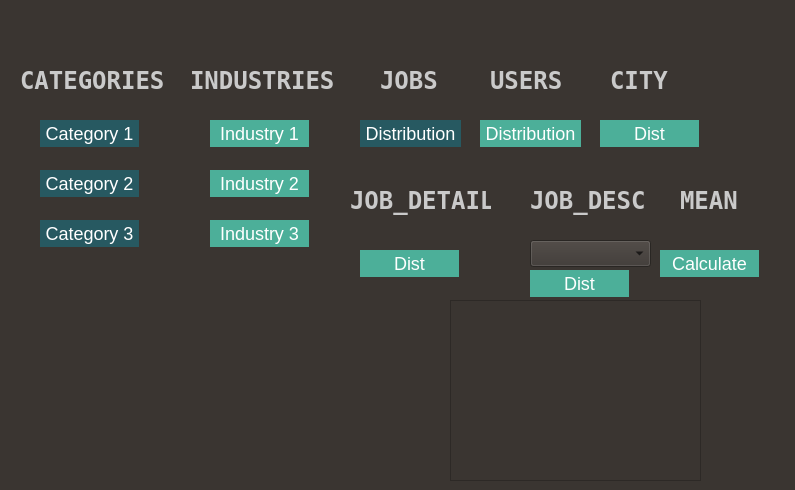
<?xml version="1.0" encoding="UTF-8"?>
<ui version="4.0">
 <class>Form</class>
 <widget class="QWidget" name="Form">
  <property name="geometry">
   <rect>
    <x>0</x>
    <y>0</y>
    <width>795</width>
    <height>490</height>
   </rect>
  </property>
  <property name="windowTitle">
   <string>Form</string>
  </property>
  <property name="styleSheet">
   <string notr="true">QWidget{

background-color: rgb(58, 53, 49);
}
</string>
  </property>
  <widget class="QLabel" name="label">
   <property name="geometry">
    <rect>
     <x>20</x>
     <y>50</y>
     <width>151</width>
     <height>61</height>
    </rect>
   </property>
   <property name="font">
    <font>
     <family>DejaVu Sans Mono</family>
     <pointsize>18</pointsize>
     <weight>75</weight>
     <italic>false</italic>
     <bold>true</bold>
    </font>
   </property>
   <property name="cursor">
    <cursorShape>ArrowCursor</cursorShape>
   </property>
   <property name="styleSheet">
    <string notr="true">QLabel{
color :rgb(202, 202, 202);
}</string>
   </property>
   <property name="text">
    <string>CATEGORIES</string>
   </property>
  </widget>
  <widget class="QLabel" name="label_3">
   <property name="geometry">
    <rect>
     <x>380</x>
     <y>50</y>
     <width>71</width>
     <height>61</height>
    </rect>
   </property>
   <property name="font">
    <font>
     <family>DejaVu Sans Mono</family>
     <pointsize>18</pointsize>
     <weight>75</weight>
     <italic>false</italic>
     <bold>true</bold>
    </font>
   </property>
   <property name="styleSheet">
    <string notr="true">QLabel{
color :rgb(202, 202, 202);
}

</string>
   </property>
   <property name="text">
    <string>JOBS</string>
   </property>
  </widget>
  <widget class="QPushButton" name="pushButton7">
   <property name="geometry">
    <rect>
     <x>360</x>
     <y>120</y>
     <width>101</width>
     <height>27</height>
    </rect>
   </property>
   <property name="styleSheet">
    <string notr="true">QPushButton{
  font-size: 18px;
  text-align: center;
  cursor: pointer;
  outline: none;
  color: #fff;
  background-color: rgb(39, 89, 97);
  border: none;
  border-radius: 15px;
  box-shadow: 0 9px #999;
}
</string>
   </property>
   <property name="text">
    <string>Distribution</string>
   </property>
  </widget>
  <widget class="QPushButton" name="pushButton2">
   <property name="geometry">
    <rect>
     <x>40</x>
     <y>170</y>
     <width>99</width>
     <height>27</height>
    </rect>
   </property>
   <property name="styleSheet">
    <string notr="true">QPushButton{
  font-size: 18px;
  text-align: center;
  cursor: pointer;
  outline: none;
  color: #fff;
  background-color: rgb(39, 89, 97);
  border: none;
  border-radius: 15px;
  box-shadow: 0 9px #999;
}
</string>
   </property>
   <property name="text">
    <string>Category 2</string>
   </property>
  </widget>
  <widget class="QPushButton" name="pushButton6">
   <property name="geometry">
    <rect>
     <x>210</x>
     <y>220</y>
     <width>99</width>
     <height>27</height>
    </rect>
   </property>
   <property name="styleSheet">
    <string notr="true">QPushButton{
  font-size: 18px;
  text-align: center;
  cursor: pointer;
  outline: none;
  color: #fff;
  background-color: #4CAF99;
  border: none;
  border-radius: 15px;
  box-shadow: 0 9px #999;
}
</string>
   </property>
   <property name="text">
    <string>Industry 3</string>
   </property>
  </widget>
  <widget class="QPushButton" name="pushButton">
   <property name="geometry">
    <rect>
     <x>40</x>
     <y>120</y>
     <width>99</width>
     <height>27</height>
    </rect>
   </property>
   <property name="styleSheet">
    <string notr="true">QPushButton{
  font-size: 18px;
  text-align: center;
  cursor: pointer;
  outline: none;
  color: #fff;
  background-color: rgb(39, 89, 97);
  border: none;
  border-radius: 15px;
  box-shadow: 0 9px #999;
}
</string>
   </property>
   <property name="text">
    <string>Category 1</string>
   </property>
  </widget>
  <widget class="QPushButton" name="pushButton5">
   <property name="geometry">
    <rect>
     <x>210</x>
     <y>170</y>
     <width>99</width>
     <height>27</height>
    </rect>
   </property>
   <property name="styleSheet">
    <string notr="true">QPushButton{
  font-size: 18px;
  text-align: center;
  cursor: pointer;
  outline: none;
  color: #fff;
  background-color: #4CAF99;
  border: none;
  border-radius: 15px;
  box-shadow: 0 9px #999;
}
</string>
   </property>
   <property name="text">
    <string>Industry 2</string>
   </property>
  </widget>
  <widget class="QLabel" name="label_2">
   <property name="geometry">
    <rect>
     <x>190</x>
     <y>50</y>
     <width>151</width>
     <height>61</height>
    </rect>
   </property>
   <property name="font">
    <font>
     <family>DejaVu Sans Mono</family>
     <pointsize>18</pointsize>
     <weight>75</weight>
     <italic>false</italic>
     <bold>true</bold>
    </font>
   </property>
   <property name="styleSheet">
    <string notr="true">QLabel{
color :rgb(202, 202, 202);
}</string>
   </property>
   <property name="text">
    <string>INDUSTRIES</string>
   </property>
  </widget>
  <widget class="QPushButton" name="pushButton4">
   <property name="geometry">
    <rect>
     <x>210</x>
     <y>120</y>
     <width>99</width>
     <height>27</height>
    </rect>
   </property>
   <property name="styleSheet">
    <string notr="true">QPushButton{
  font-size: 18px;
  text-align: center;
  cursor: pointer;
  outline: none;
  color: #fff;
  background-color: #4CAF99;
  border: none;
  border-radius: 15px;
  box-shadow: 0 9px #999;
}
</string>
   </property>
   <property name="text">
    <string>Industry 1</string>
   </property>
  </widget>
  <widget class="QLabel" name="label_4">
   <property name="geometry">
    <rect>
     <x>490</x>
     <y>50</y>
     <width>81</width>
     <height>61</height>
    </rect>
   </property>
   <property name="font">
    <font>
     <family>DejaVu Sans Mono</family>
     <pointsize>18</pointsize>
     <weight>75</weight>
     <italic>false</italic>
     <bold>true</bold>
    </font>
   </property>
   <property name="styleSheet">
    <string notr="true">QLabel{
color :rgb(202, 202, 202);
}</string>
   </property>
   <property name="text">
    <string>USERS</string>
   </property>
  </widget>
  <widget class="QPushButton" name="pushButton8">
   <property name="geometry">
    <rect>
     <x>480</x>
     <y>120</y>
     <width>101</width>
     <height>27</height>
    </rect>
   </property>
   <property name="styleSheet">
    <string notr="true">QPushButton{
  font-size: 18px;
  text-align: center;
  cursor: pointer;
  outline: none;
  color: #fff;
  background-color: #4CAF99;
  border: none;
  border-radius: 15px;
  box-shadow: 0 9px #999;
}
</string>
   </property>
   <property name="text">
    <string>Distribution</string>
   </property>
  </widget>
  <widget class="QPushButton" name="pushButton3">
   <property name="geometry">
    <rect>
     <x>40</x>
     <y>220</y>
     <width>99</width>
     <height>27</height>
    </rect>
   </property>
   <property name="styleSheet">
    <string notr="true">QPushButton{
  font-size: 18px;
  text-align: center;
  cursor: pointer;
  outline: none;
  color: #fff;
  background-color: rgb(39, 89, 97);
  border: none;
  border-radius: 15px;
  box-shadow: 0 9px #999;
}
</string>
   </property>
   <property name="text">
    <string>Category 3</string>
   </property>
  </widget>
  <widget class="QLabel" name="label_5">
   <property name="geometry">
    <rect>
     <x>610</x>
     <y>50</y>
     <width>81</width>
     <height>61</height>
    </rect>
   </property>
   <property name="font">
    <font>
     <family>DejaVu Sans Mono</family>
     <pointsize>18</pointsize>
     <weight>75</weight>
     <italic>false</italic>
     <bold>true</bold>
    </font>
   </property>
   <property name="styleSheet">
    <string notr="true">QLabel{
color :rgb(202, 202, 202);
}</string>
   </property>
   <property name="text">
    <string>CITY</string>
   </property>
  </widget>
  <widget class="QPushButton" name="pushButton9">
   <property name="geometry">
    <rect>
     <x>600</x>
     <y>120</y>
     <width>99</width>
     <height>27</height>
    </rect>
   </property>
   <property name="styleSheet">
    <string notr="true">QPushButton{
  font-size: 18px;
  text-align: center;
  cursor: pointer;
  outline: none;
  color: #fff;
  background-color: #4CAF99;
  border: none;
  border-radius: 15px;
  box-shadow: 0 9px #999;
}
</string>
   </property>
   <property name="text">
    <string>Dist</string>
   </property>
  </widget>
  <widget class="QLabel" name="label_6">
   <property name="geometry">
    <rect>
     <x>350</x>
     <y>170</y>
     <width>141</width>
     <height>61</height>
    </rect>
   </property>
   <property name="font">
    <font>
     <family>DejaVu Sans Mono</family>
     <pointsize>18</pointsize>
     <weight>75</weight>
     <italic>false</italic>
     <bold>true</bold>
    </font>
   </property>
   <property name="styleSheet">
    <string notr="true">QLabel{
color :rgb(202, 202, 202);
}</string>
   </property>
   <property name="text">
    <string>JOB_DETAIL</string>
   </property>
  </widget>
  <widget class="QPushButton" name="pushButton10">
   <property name="geometry">
    <rect>
     <x>360</x>
     <y>250</y>
     <width>99</width>
     <height>27</height>
    </rect>
   </property>
   <property name="styleSheet">
    <string notr="true">QPushButton{
  font-size: 18px;
  text-align: center;
  cursor: pointer;
  outline: none;
  color: #fff;
  background-color: #4CAF99;
  border: none;
  border-radius: 15px;
  box-shadow: 0 9px #999;
}
</string>
   </property>
   <property name="text">
    <string>Dist</string>
   </property>
  </widget>
  <widget class="QLabel" name="label_7">
   <property name="geometry">
    <rect>
     <x>530</x>
     <y>170</y>
     <width>121</width>
     <height>61</height>
    </rect>
   </property>
   <property name="font">
    <font>
     <family>DejaVu Sans Mono</family>
     <pointsize>18</pointsize>
     <weight>75</weight>
     <italic>false</italic>
     <bold>true</bold>
    </font>
   </property>
   <property name="styleSheet">
    <string notr="true">QLabel{
color :rgb(202, 202, 202);
}</string>
   </property>
   <property name="text">
    <string>JOB_DESC</string>
   </property>
  </widget>
  <widget class="QLabel" name="label_8">
   <property name="geometry">
    <rect>
     <x>680</x>
     <y>170</y>
     <width>71</width>
     <height>61</height>
    </rect>
   </property>
   <property name="font">
    <font>
     <family>DejaVu Sans Mono</family>
     <pointsize>18</pointsize>
     <weight>75</weight>
     <italic>false</italic>
     <bold>true</bold>
    </font>
   </property>
   <property name="styleSheet">
    <string notr="true">QLabel{
color :rgb(202, 202, 202);
}</string>
   </property>
   <property name="text">
    <string>MEAN</string>
   </property>
  </widget>
  <widget class="QPushButton" name="pushButton12">
   <property name="geometry">
    <rect>
     <x>660</x>
     <y>250</y>
     <width>99</width>
     <height>27</height>
    </rect>
   </property>
   <property name="styleSheet">
    <string notr="true">QPushButton{
  font-size: 18px;
  text-align: center;
  cursor: pointer;
  outline: none;
  color: #fff;
  background-color: #4CAF99;
  border: none;
  border-radius: 15px;
  box-shadow: 0 9px #999;
}
</string>
   </property>
   <property name="text">
    <string>Calculate</string>
   </property>
  </widget>
  <widget class="QPushButton" name="pushButton11">
   <property name="geometry">
    <rect>
     <x>530</x>
     <y>270</y>
     <width>99</width>
     <height>27</height>
    </rect>
   </property>
   <property name="styleSheet">
    <string notr="true">QPushButton{
  font-size: 18px;
  text-align: center;
  cursor: pointer;
  outline: none;
  color: #fff;
  background-color: #4CAF99;
  border: none;
  border-radius: 15px;
  box-shadow: 0 9px #999;
}
</string>
   </property>
   <property name="text">
    <string>Dist</string>
   </property>
  </widget>
  <widget class="QComboBox" name="cb">
   <property name="geometry">
    <rect>
     <x>530</x>
     <y>240</y>
     <width>121</width>
     <height>27</height>
    </rect>
   </property>
   <item>
    <property name="text">
     <string/>
    </property>
   </item>
   <item>
    <property name="text">
     <string>Sales &amp; Marketing Agent</string>
    </property>
   </item>
   <item>
    <property name="text">
     <string>German Training Coordinator</string>
    </property>
   </item>
   <item>
    <property name="text">
     <string>Junior Software Developer</string>
    </property>
   </item>
  </widget>
  <widget class="QTextEdit" name="te">
   <property name="geometry">
    <rect>
     <x>450</x>
     <y>300</y>
     <width>251</width>
     <height>181</height>
    </rect>
   </property>
  </widget>
 </widget>
 <resources/>
 <connections/>
</ui>
